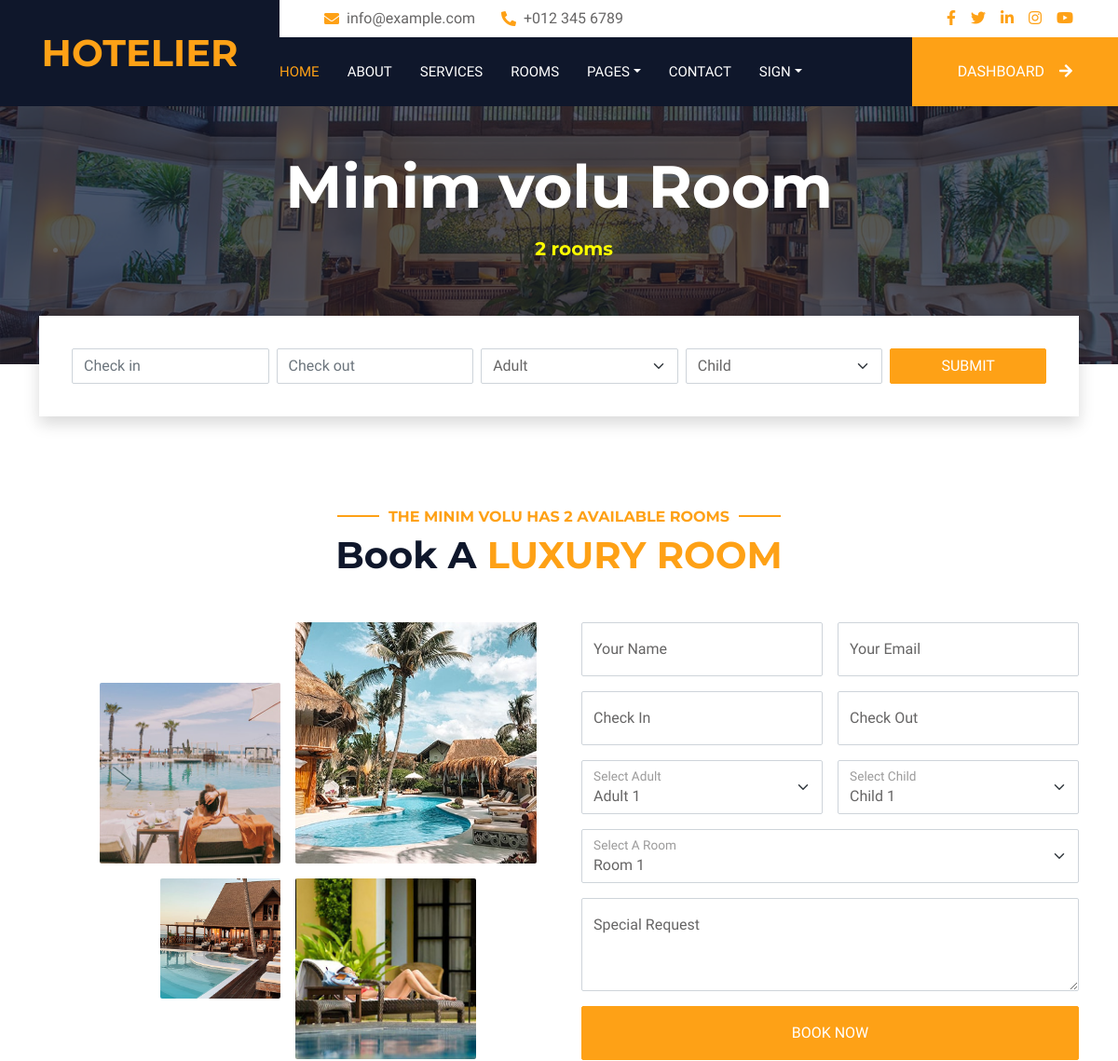
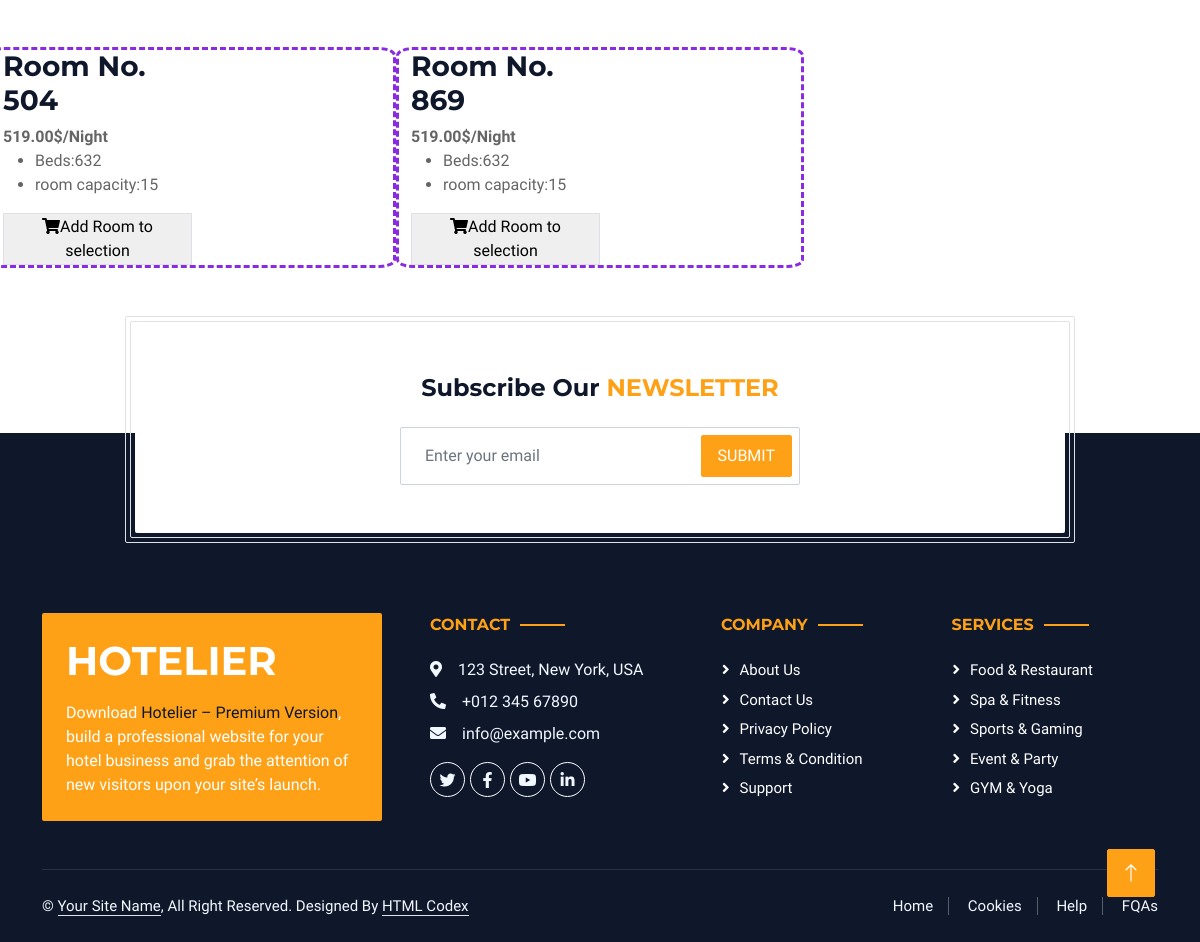
The page /detail/hotel1/room-type/Minim-volu/ (signed in) on the database its author committed (2 pictures, top to bottom).
### hotel/models.py (models this page shows, shortened)
class RoomType(models.Model):
    hotel=models.ForeignKey(Hotel, on_delete=models.CASCADE)
    type=models.CharField(max_length=10)
    price=models.DecimalField(max_digits=12, decimal_places=2, default=0.00)
    number_of_beds=models.PositiveIntegerField(default=0)
    room_capacity=models.PositiveIntegerField(default=0)
    rtid=ShortUUIDField(unique=True, length=10, max_length=20, alphabet="abcdefjhijklmnopqrstuvwxyz")
    slug=models.SlugField(unique=True)
    date=models.DateTimeField(auto_now_add=True)
    class Meta:
        verbose_name_plural="Room Type"

class Room(models.Model):
    hotel=models.ForeignKey(Hotel, on_delete=models.CASCADE)
    room_type=models.ForeignKey(RoomType, on_delete=models.CASCADE)
    room_number=models.CharField(max_length=1000)
    is_available=models.BooleanField(default=True)
    rid=ShortUUIDField(unique=True, length=10, max_length=20, alphabet="abcdefjhijklmnopqrstuvwxyz")
    date=models.DateTimeField(auto_now_add=True)
    class Meta:
        verbose_name_plural="Rooms"

### hotel/views.py (the view)
# urls.py: path("detail/<slug:slug>/room-type/<slug:rt_slug>/", views.room_type_detail, name="room_type_detail"),
def room_type_detail(request, slug, rt_slug):
    hotel=Hotel.objects.get(status="Live", slug=slug)
    room_type=RoomType.objects.get(hotel=hotel, slug=rt_slug)
    rooms=Room.objects.filter(room_type=room_type, is_available=True)
    id=request.GET.get("hotel-id")
    checkin=request.GET.get("checkin")
    checkout=request.GET.get("checkout")
    adult=request.GET.get("adult")
    children=request.GET.get("children")
    context={
        "hotel":hotel,
        "room_type":room_type,
        "rooms":rooms,
        "id":id,
        "checkin":checkin,
        "checkout":checkout,
        "adult":adult,
        "children":children,
    }
    return render(request, "hotel/room_type_detail.html", context)

### templates/hotel/room_type_detail.html (shortened to what this page needs)
{% extends 'partials/base.html' %}
{% load static %}
{% block content %}
<div class="container-fluid page-header mb-5 p-0" style="background-image: url(img/carousel-1.jpg);">
    <div class="container-fluid page-header-inner py-5">
        <div class="container text-center pb-5">
            <h1 class="display-3 text-white mb-3 animated slideInDown">{{room_type.type}} Room</h1>
            <nav aria-label="breadcrumb">
                <ul>
                    <li>
                        <h5 style="color: yellow;">{{rooms.count}} rooms</h5>
                    </li>
                </ul>
            </nav>
        </div>
    </div>
</div>
<div class="container-fluid booking pb-5 wow fadeIn" data-wow-delay="0.1s">
    <div class="container">
        <div class="bg-white shadow" style="padding: 35px;">
            <div class="row g-2">
                <div class="col-md-10">
                    <div class="row g-2">
                        <div class="col-md-3">
                            <div class="date" id="date1" data-target-input="nearest">
                                <input type="text" class="form-control datetimepicker-input" placeholder="Check in"
                                    data-target="#date1" data-toggle="datetimepicker" />
                            </div>
                        </div>
                        <div class="col-md-3">
                            <div class="date" id="date2" data-target-input="nearest">
                                <input type="text" class="form-control datetimepicker-input" placeholder="Check out"
                                    data-target="#date2" data-toggle="datetimepicker" />
                            </div>
                        </div>
                        <div class="col-md-3">
                            <select class="form-select">
                                <option selected>Adult</option>
                            </select>
                        </div>
                        <div class="col-md-3">
                            <select class="form-select">
                                <option selected>Child</option>
                            </select>
                        </div>
                    </div>
                </div>
                <div class="col-md-2">
                    <button class="btn btn-primary w-100">Submit</button>
                </div>
            </div>
        </div>
    </div>
</div>
<div class="container-xxl py-5">
    <div class="container">
        <div class="text-center wow fadeInUp" data-wow-delay="0.1s">
            <h6 class="section-title text-center text-primary text-uppercase">The {{room_type.type}} has {{rooms.count}}
                available rooms</h6>
            <h1 class="mb-5">Book A <span class="text-primary text-uppercase">Luxury Room</span></h1>
        </div>
        <div class="row g-5">
            <div class="col-lg-6">
                <div class="row g-3">
                    <div class="col-6 text-end">
                        <img class="img-fluid rounded w-75 wow zoomIn" data-wow-delay="0.1s" src="img/about-1.jpg"
                            style="margin-top: 25%;">
                    </div>
                    <div class="col-6 text-start">
                        <img class="img-fluid rounded w-100 wow zoomIn" data-wow-delay="0.3s" src="img/about-2.jpg">
                    </div>
                    <div class="col-6 text-end">
                        <img class="img-fluid rounded w-50 wow zoomIn" data-wow-delay="0.5s" src="img/about-3.jpg">
                    </div>
                    <div class="col-6 text-start">
                        <img class="img-fluid rounded w-75 wow zoomIn" data-wow-delay="0.7s" src="img/about-4.jpg">
                    </div>
                </div>
            </div>
            <div class="col-lg-6">
                <div class="wow fadeInUp" data-wow-delay="0.2s">
                    <form>
                        <div class="row g-3">
                            <div class="col-md-6">
                                <div class="form-floating">
                                    <input type="text" class="form-control" id="name" placeholder="Your Name">
                                    <label for="name">Your Name</label>
                                </div>
                            </div>
                            <div class="col-md-6">
                                <div class="form-floating">
                                    <input type="email" class="form-control" id="email" placeholder="Your Email">
                                    <label for="email">Your Email</label>
                                </div>
                            </div>
                            <div class="col-md-6">
                                <div class="form-floating date" id="date3" data-target-input="nearest">
                                    <input type="text" class="form-control datetimepicker-input" id="checkin"
                                        placeholder="Check In" data-target="#date3" data-toggle="datetimepicker" />
                                    <label for="checkin">Check In</label>
                                </div>
                            </div>
                            <div class="col-md-6">
                                <div class="form-floating date" id="date4" data-target-input="nearest">
                                    <input type="text" class="form-control datetimepicker-input" id="checkout"
                                        placeholder="Check Out" data-target="#date4" data-toggle="datetimepicker" />
                                    <label for="checkout">Check Out</label>
                                </div>
                            </div>
                            <div class="col-md-6">
                                <div class="form-floating">
                                    <select class="form-select" id="select1">
                                        <option value="1">Adult 1</option>
                                    </select>
                                    <label for="select1">Select Adult</label>
                                </div>
                            </div>
                            <div class="col-md-6">
                                <div class="form-floating">
                                    <select class="form-select" id="select2">
                                        <option value="1">Child 1</option>
                                    </select>
                                    <label for="select2">Select Child</label>
                                </div>
                            </div>
                            <div class="col-12">
                                <div class="form-floating">
                                    <select class="form-select" id="select3">
                                        <option value="1">Room 1</option>
                                    </select>
                                    <label for="select3">Select A Room</label>
                                </div>
                            </div>
                            <div class="col-12">
                                <div class="form-floating">
                                    <textarea class="form-control" placeholder="Special Request" id="message"
                                        style="height: 100px"></textarea>
                                    <label for="message">Special Request</label>
                                </div>
                            </div>
                            <div class="col-12">
                                <button class="btn btn-primary w-100 py-3" type="submit">Book Now</button>
                            </div>
                        </div>
                    </form>
                </div>
            </div>
        </div>
    </div>
</div>
<div class="row">
    {% for r in rooms %}
    <div class="col-lg-4"  style="border: 3px blueviolet dashed; background-color: rgb(255, 255, 255); border-radius: 4%;">
        <div class="plan featured col-md-4 col-md-6 col-xs-12">
            <div class="utf_price_plan">
                <h3>Room No. {{r.room_number}}</h3>
                <span class="value"><strong>{{r.room_type.price}}$/Night</strong></span>
            </div>
            <div class="utf_price_plan_features">
                <ul>
                    <li>Beds:{{r.room_type.number_of_beds}}</li>
                    <li>room capacity:{{r.room_type.room_capacity}}</li>
                </ul>
                <button class="button border add-to-selection" data-index="{{r.id}}"><i class=" fa fa-shopping-cart"></i>Add Room to selection</button>
            </div>
        </div>
    </div>
    {% endfor %}
</div>
<div class="container newsletter mt-5 wow fadeIn" data-wow-delay="0.1s">
    <div class="row justify-content-center">
        <div class="col-lg-10 border rounded p-1">
            <div class="border rounded text-center p-1">
                <div class="bg-white rounded text-center p-5">
                    <h4 class="mb-4">Subscribe Our <span class="text-primary text-uppercase">Newsletter</span></h4>
                    <div class="position-relative mx-auto" style="max-width: 400px;">
                        <input class="form-control w-100 py-3 ps-4 pe-5" type="text" placeholder="Enter your email">
                        <button type="button"
                            class="btn btn-primary py-2 px-3 position-absolute top-0 end-0 mt-2 me-2">Submit</button>
                    </div>
                </div>
            </div>
        </div>
    </div>
</div>
{% endblock content %}

### static/css/style.css (style rules this page uses)
:root { --primary: #FEA116; --light: #F1F8FF; --dark: #0F172B; }
.btn { font-weight: 500; text-transform: uppercase; transition: .5s; }
.btn.btn-primary, .btn.btn-secondary { color: #FFFFFF; }
.page-header { background-position: center center; background-repeat: no-repeat; background-size: cover; }
.page-header-inner { background: rgba(15, 23, 43, .7); }
.booking { position: relative; margin-top: -100px !important; z-index: 1; }
.section-title { position: relative; display: inline-block; }
.section-title::before { position: absolute; content: ""; width: 45px; height: 2px; top: 50%; left: -55px; margin-top: -1px; background: var(--primary); }
.section-title::after { position: absolute; content: ""; width: 45px; height: 2px; top: 50%; right: -55px; margin-top: -1px; background: var(--primary); }
.newsletter { position: relative; z-index: 1; }

### rows shown on the page
RoomType: type "Minim volu", type "MINIM VOLU"
Room: room_number "504", room_type.price "519.00", room_type.number_of_beds "632", room_type.room_capacity "15"
Room: room_number "869", room_type.price "519.00", room_type.number_of_beds "632", room_type.room_capacity "15"

### other values the page prints
{{ rooms.count }} "2"
